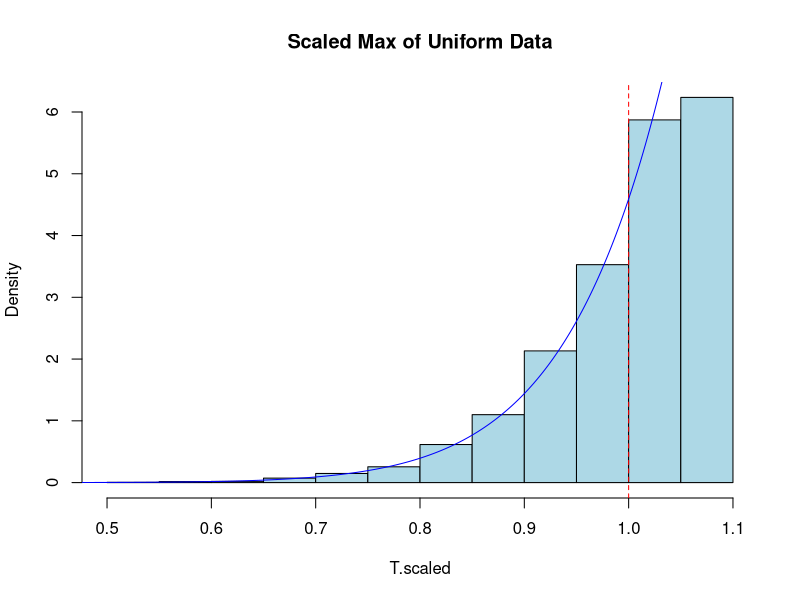

Write R code to recreate this figure.
# Simulate sampling distribution of scaled max for uniform data
n = 12
theta = 1 # unknown to us

B = 5000
T.scaled = numeric(B)

set.seed(381)

# Compute max of the Uniform random samples
for (b in 1:B) {
  # Scale the max
  T.scaled[b] = ((n+1)/n) * max(runif(n=n, max=theta))
}

hist(T.scaled, col="lightblue", main="Scaled Max of Uniform Data", freq=FALSE)
abline(v=theta, lty="dashed", col="red")
mean(T.scaled)

# Plot derived pdf
t.dummy = seq(0, max(T.scaled), length.out=500)
lines(x=t.dummy, y=n^(n+1)*t.dummy^(n-1)/((n+1)*theta)^n, col="blue")
